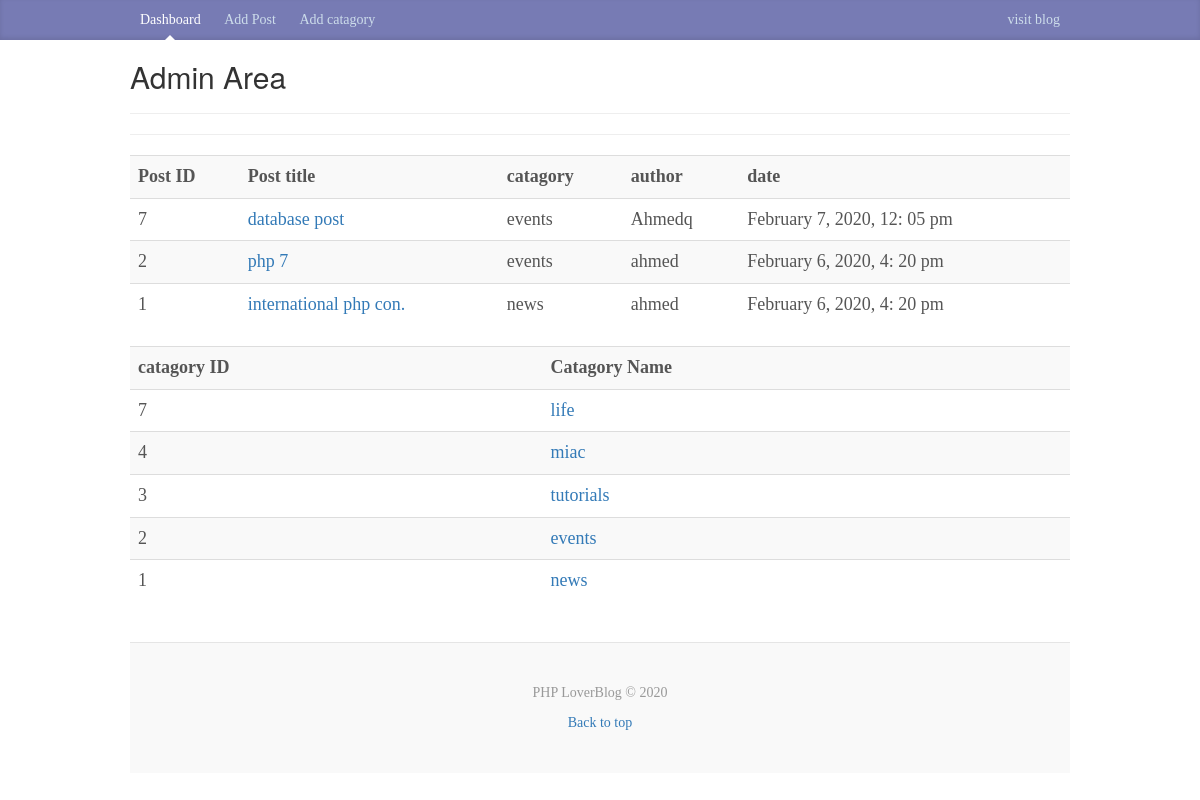
The app's page /admin/index.php with its own data.
### tables this page shows
CREATE TABLE `posts` (
  `id` int(11) NOT NULL,
  `catagory` int(11) NOT NULL,
  `title` varchar(255) NOT NULL,
  `body` text NOT NULL,
  `author` varchar(255) NOT NULL,
  `tags` varchar(255) NOT NULL,
  `date` timestamp NOT NULL DEFAULT current_timestamp()
);

CREATE TABLE `catagories` (
  `id` int(11) NOT NULL,
  `name` varchar(255) NOT NULL
);

### libraries/database.php (called while the page is built, shortened)
<?php
class Database {
  public $host = DB_HOST;
  public $user = DB_USER;
  public $pass = DB_PASS;
  public $db_name = DB_NAME;
  public $link;
  private function connect(){
    $this->link = new mysqli($this->host,$this->user,
    $this->pass, $this->db_name);
  }
    public function select($sql){
      $result = $this->link->query($sql)
      or die($this->link->error.__LINE__);
      if($result->num_rows > 0){
        return $result;
      }else{
        return false;
      }
    }
}
 ?>

### helpers/format_helper.php (called while the page is built, shortened)
<?php
function format_date($date){
  return date("F j, Y, g: i a",
   strtotime($date));
}
 ?>

### admin/index.php (the view)
<?php include "includes/header.php"; ?>
<?php
$db = new Database();
$sql = "SELECT posts.*, catagories.name FROM posts
        INNER JOIN catagories ON
        posts.catagory=catagories.id
        ORDER BY posts.id DESC";
$posts = $db->select($sql);
$query = "SELECT * FROM catagories ORDER BY id DESC";
$catagories = $db->select($query);
 ?>
<table class="table table-striped">
  <tr>
    <th>Post ID</th>
    <th>Post title</th>
    <th>catagory</th>
    <th>author</th>
    <th>date</th>
  </tr>
    <?php while ($row = $posts->fetch_assoc()) : ?>
  <tr>
    <td><?php echo $row['id']; ?></td>
    <td><a href="edit_post.php?id=<?php echo $row['id'] ?>"
      ><?php echo $row['title']; ?></a></td>
    <td><?php echo $row['name']; ?></td>
    <td><?php echo $row['author']; ?></td>
    <td><?php echo format_date($row['date']); ?></td>
  </tr>
  <?php endwhile; ?>
</table>
<table class="table table-striped">
  <tr>
    <th>catagory ID</th>
    <th>Catagory Name</th>
  </tr>
  <?php while ($row = $catagories->fetch_assoc()) : ?>
<tr>
  <td><?php echo $row['id']; ?></td>
  <td><a href="edit_catagory.php?id=<?php echo $row['id'] ?>"
    ><?php echo $row['name']; ?></a></td>
</tr>
<?php endwhile; ?>
</table>
<?php include 'includes/footer.php'; ?>

### css/custom.css (style rules this page uses)
body { font-family: Georgia, "Times New Roman", Times, serif; color: #555; }

### records on screen
posts: id "7", title "database post", catagories.name "events", author "Ahmedq", date "February 7, 2020, 12: 05 pm"
posts: id "2", title "php 7", catagories.name "events", author "ahmed", date "February 6, 2020, 4: 20 pm"
posts: id "1", title "international php con.", catagories.name "news", author "ahmed", date "February 6, 2020, 4: 20 pm"
catagories: id "7", name "life"
catagories: id "4", name "miac"
catagories: id "3", name "tutorials"
catagories: id "2", name "events"
catagories: id "1", name "news"
